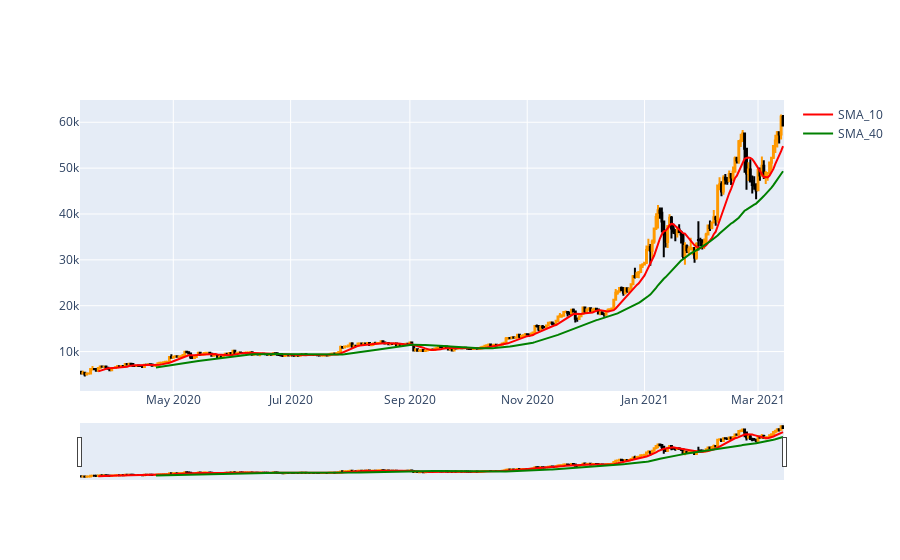

Source (notebook cell):
### Code cell
fig.add_trace(
    go.Scatter(
        x=BTC.index,
        y=BTC['SMA_10'],
        line=dict(color='red', width=2),
        name='SMA_10',
    )
)

fig.add_trace(
    go.Scatter(
        x=BTC.index,
        y=BTC['SMA_40'],
        line=dict(color='green', width=2),
        name='SMA_40'
    )
)
fig.show()

### Figure 1 — Plotly figure (JSON) as saved in the notebook; plotly's stock layout.template omitted (floating-point values rounded to 4 significant figures; data arrays with more than 128 entries replaced by an {"elided": "..."} marker saying what was removed)
{"data": [{"close": {"elided": "366 float values"}, "decreasing": {"line": {"color": "black"}}, "high": {"elided": "366 float values"}, "increasing": {"line": {"color": "#ff9900"}}, "low": {"elided": "366 float values"}, "open": {"elided": "366 float values"}, "showlegend": false, "type": "candlestick", "x": {"elided": "366 str values"}}, {"line": {"color": "red", "width": 2}, "name": "SMA_10", "type": "scatter", "x": {"elided": "366 str values"}, "y": {"elided": "366 float values"}}, {"line": {"color": "green", "width": 2}, "name": "SMA_40", "type": "scatter", "x": {"elided": "366 str values"}, "y": {"elided": "366 float values"}}], "layout": {}}
